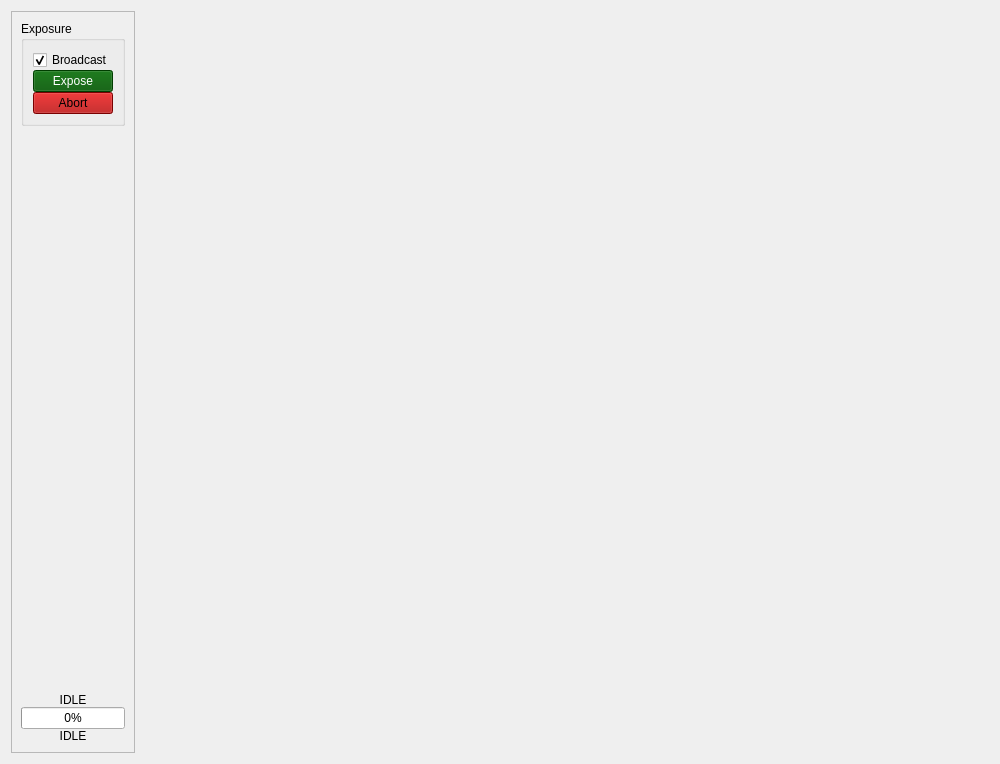
<?xml version="1.0" encoding="UTF-8"?>
<ui version="4.0">
 <class>SpectrographWidget</class>
 <widget class="QWidget" name="SpectrographWidget">
  <property name="geometry">
   <rect>
    <x>0</x>
    <y>0</y>
    <width>1000</width>
    <height>764</height>
   </rect>
  </property>
  <property name="windowTitle">
   <string>Form</string>
  </property>
  <layout class="QHBoxLayout" name="horizontalLayout_2" stretch="0,1,0">
   <item>
    <widget class="QScrollArea" name="scrollArea">
     <property name="sizePolicy">
      <sizepolicy hsizetype="MinimumExpanding" vsizetype="Expanding">
       <horstretch>0</horstretch>
       <verstretch>0</verstretch>
      </sizepolicy>
     </property>
     <property name="horizontalScrollBarPolicy">
      <enum>Qt::ScrollBarAlwaysOff</enum>
     </property>
     <property name="widgetResizable">
      <bool>true</bool>
     </property>
     <widget class="QWidget" name="scrollAreaWidgetContents">
      <property name="geometry">
       <rect>
        <x>0</x>
        <y>0</y>
        <width>118</width>
        <height>748</height>
       </rect>
      </property>
      <property name="sizePolicy">
       <sizepolicy hsizetype="Preferred" vsizetype="Preferred">
        <horstretch>0</horstretch>
        <verstretch>0</verstretch>
       </sizepolicy>
      </property>
      <layout class="QVBoxLayout" name="verticalLayout">
       <property name="spacing">
        <number>0</number>
       </property>
       <item>
        <widget class="QGroupBox" name="groupExposure">
         <property name="title">
          <string>Exposure</string>
         </property>
         <layout class="QVBoxLayout" name="verticalLayout_3">
          <property name="spacing">
           <number>0</number>
          </property>
          <item>
           <widget class="QCheckBox" name="checkBroadcast">
            <property name="text">
             <string>Broadcast</string>
            </property>
            <property name="checked">
             <bool>true</bool>
            </property>
           </widget>
          </item>
          <item>
           <widget class="QPushButton" name="butExpose">
            <property name="palette">
             <palette>
              <active>
               <colorrole role="WindowText">
                <brush brushstyle="SolidPattern">
                 <color alpha="255">
                  <red>255</red>
                  <green>255</green>
                  <blue>255</blue>
                 </color>
                </brush>
               </colorrole>
               <colorrole role="Button">
                <brush brushstyle="SolidPattern">
                 <color alpha="255">
                  <red>0</red>
                  <green>85</green>
                  <blue>0</blue>
                 </color>
                </brush>
               </colorrole>
               <colorrole role="Light">
                <brush brushstyle="SolidPattern">
                 <color alpha="255">
                  <red>0</red>
                  <green>127</green>
                  <blue>0</blue>
                 </color>
                </brush>
               </colorrole>
               <colorrole role="Midlight">
                <brush brushstyle="SolidPattern">
                 <color alpha="255">
                  <red>0</red>
                  <green>106</green>
                  <blue>0</blue>
                 </color>
                </brush>
               </colorrole>
               <colorrole role="Dark">
                <brush brushstyle="SolidPattern">
                 <color alpha="255">
                  <red>0</red>
                  <green>42</green>
                  <blue>0</blue>
                 </color>
                </brush>
               </colorrole>
               <colorrole role="Mid">
                <brush brushstyle="SolidPattern">
                 <color alpha="255">
                  <red>0</red>
                  <green>56</green>
                  <blue>0</blue>
                 </color>
                </brush>
               </colorrole>
               <colorrole role="Text">
                <brush brushstyle="SolidPattern">
                 <color alpha="255">
                  <red>255</red>
                  <green>255</green>
                  <blue>255</blue>
                 </color>
                </brush>
               </colorrole>
               <colorrole role="BrightText">
                <brush brushstyle="SolidPattern">
                 <color alpha="255">
                  <red>255</red>
                  <green>255</green>
                  <blue>255</blue>
                 </color>
                </brush>
               </colorrole>
               <colorrole role="ButtonText">
                <brush brushstyle="SolidPattern">
                 <color alpha="255">
                  <red>255</red>
                  <green>255</green>
                  <blue>255</blue>
                 </color>
                </brush>
               </colorrole>
               <colorrole role="Base">
                <brush brushstyle="SolidPattern">
                 <color alpha="255">
                  <red>0</red>
                  <green>0</green>
                  <blue>0</blue>
                 </color>
                </brush>
               </colorrole>
               <colorrole role="Window">
                <brush brushstyle="SolidPattern">
                 <color alpha="255">
                  <red>0</red>
                  <green>85</green>
                  <blue>0</blue>
                 </color>
                </brush>
               </colorrole>
               <colorrole role="Shadow">
                <brush brushstyle="SolidPattern">
                 <color alpha="255">
                  <red>0</red>
                  <green>0</green>
                  <blue>0</blue>
                 </color>
                </brush>
               </colorrole>
               <colorrole role="AlternateBase">
                <brush brushstyle="SolidPattern">
                 <color alpha="255">
                  <red>0</red>
                  <green>42</green>
                  <blue>0</blue>
                 </color>
                </brush>
               </colorrole>
               <colorrole role="ToolTipBase">
                <brush brushstyle="SolidPattern">
                 <color alpha="255">
                  <red>255</red>
                  <green>255</green>
                  <blue>220</blue>
                 </color>
                </brush>
               </colorrole>
               <colorrole role="ToolTipText">
                <brush brushstyle="SolidPattern">
                 <color alpha="255">
                  <red>0</red>
                  <green>0</green>
                  <blue>0</blue>
                 </color>
                </brush>
               </colorrole>
               <colorrole role="PlaceholderText">
                <brush brushstyle="NoBrush">
                 <color alpha="128">
                  <red>255</red>
                  <green>255</green>
                  <blue>255</blue>
                 </color>
                </brush>
               </colorrole>
              </active>
              <inactive>
               <colorrole role="WindowText">
                <brush brushstyle="SolidPattern">
                 <color alpha="255">
                  <red>255</red>
                  <green>255</green>
                  <blue>255</blue>
                 </color>
                </brush>
               </colorrole>
               <colorrole role="Button">
                <brush brushstyle="SolidPattern">
                 <color alpha="255">
                  <red>0</red>
                  <green>85</green>
                  <blue>0</blue>
                 </color>
                </brush>
               </colorrole>
               <colorrole role="Light">
                <brush brushstyle="SolidPattern">
                 <color alpha="255">
                  <red>0</red>
                  <green>127</green>
                  <blue>0</blue>
                 </color>
                </brush>
               </colorrole>
               <colorrole role="Midlight">
                <brush brushstyle="SolidPattern">
                 <color alpha="255">
                  <red>0</red>
                  <green>106</green>
                  <blue>0</blue>
                 </color>
                </brush>
               </colorrole>
               <colorrole role="Dark">
                <brush brushstyle="SolidPattern">
                 <color alpha="255">
                  <red>0</red>
                  <green>42</green>
                  <blue>0</blue>
                 </color>
                </brush>
               </colorrole>
               <colorrole role="Mid">
                <brush brushstyle="SolidPattern">
                 <color alpha="255">
                  <red>0</red>
                  <green>56</green>
                  <blue>0</blue>
                 </color>
                </brush>
               </colorrole>
               <colorrole role="Text">
                <brush brushstyle="SolidPattern">
                 <color alpha="255">
                  <red>255</red>
                  <green>255</green>
                  <blue>255</blue>
                 </color>
                </brush>
               </colorrole>
               <colorrole role="BrightText">
                <brush brushstyle="SolidPattern">
                 <color alpha="255">
                  <red>255</red>
                  <green>255</green>
                  <blue>255</blue>
                 </color>
                </brush>
               </colorrole>
               <colorrole role="ButtonText">
                <brush brushstyle="SolidPattern">
                 <color alpha="255">
                  <red>255</red>
                  <green>255</green>
                  <blue>255</blue>
                 </color>
                </brush>
               </colorrole>
               <colorrole role="Base">
                <brush brushstyle="SolidPattern">
                 <color alpha="255">
                  <red>0</red>
                  <green>0</green>
                  <blue>0</blue>
                 </color>
                </brush>
               </colorrole>
               <colorrole role="Window">
                <brush brushstyle="SolidPattern">
                 <color alpha="255">
                  <red>0</red>
                  <green>85</green>
                  <blue>0</blue>
                 </color>
                </brush>
               </colorrole>
               <colorrole role="Shadow">
                <brush brushstyle="SolidPattern">
                 <color alpha="255">
                  <red>0</red>
                  <green>0</green>
                  <blue>0</blue>
                 </color>
                </brush>
               </colorrole>
               <colorrole role="AlternateBase">
                <brush brushstyle="SolidPattern">
                 <color alpha="255">
                  <red>0</red>
                  <green>42</green>
                  <blue>0</blue>
                 </color>
                </brush>
               </colorrole>
               <colorrole role="ToolTipBase">
                <brush brushstyle="SolidPattern">
                 <color alpha="255">
                  <red>255</red>
                  <green>255</green>
                  <blue>220</blue>
                 </color>
                </brush>
               </colorrole>
               <colorrole role="ToolTipText">
                <brush brushstyle="SolidPattern">
                 <color alpha="255">
                  <red>0</red>
                  <green>0</green>
                  <blue>0</blue>
                 </color>
                </brush>
               </colorrole>
               <colorrole role="PlaceholderText">
                <brush brushstyle="NoBrush">
                 <color alpha="128">
                  <red>255</red>
                  <green>255</green>
                  <blue>255</blue>
                 </color>
                </brush>
               </colorrole>
              </inactive>
              <disabled>
               <colorrole role="WindowText">
                <brush brushstyle="SolidPattern">
                 <color alpha="255">
                  <red>0</red>
                  <green>42</green>
                  <blue>0</blue>
                 </color>
                </brush>
               </colorrole>
               <colorrole role="Button">
                <brush brushstyle="SolidPattern">
                 <color alpha="255">
                  <red>0</red>
                  <green>85</green>
                  <blue>0</blue>
                 </color>
                </brush>
               </colorrole>
               <colorrole role="Light">
                <brush brushstyle="SolidPattern">
                 <color alpha="255">
                  <red>0</red>
                  <green>127</green>
                  <blue>0</blue>
                 </color>
                </brush>
               </colorrole>
               <colorrole role="Midlight">
                <brush brushstyle="SolidPattern">
                 <color alpha="255">
                  <red>0</red>
                  <green>106</green>
                  <blue>0</blue>
                 </color>
                </brush>
               </colorrole>
               <colorrole role="Dark">
                <brush brushstyle="SolidPattern">
                 <color alpha="255">
                  <red>0</red>
                  <green>42</green>
                  <blue>0</blue>
                 </color>
                </brush>
               </colorrole>
               <colorrole role="Mid">
                <brush brushstyle="SolidPattern">
                 <color alpha="255">
                  <red>0</red>
                  <green>56</green>
                  <blue>0</blue>
                 </color>
                </brush>
               </colorrole>
               <colorrole role="Text">
                <brush brushstyle="SolidPattern">
                 <color alpha="255">
                  <red>0</red>
                  <green>42</green>
                  <blue>0</blue>
                 </color>
                </brush>
               </colorrole>
               <colorrole role="BrightText">
                <brush brushstyle="SolidPattern">
                 <color alpha="255">
                  <red>255</red>
                  <green>255</green>
                  <blue>255</blue>
                 </color>
                </brush>
               </colorrole>
               <colorrole role="ButtonText">
                <brush brushstyle="SolidPattern">
                 <color alpha="255">
                  <red>0</red>
                  <green>42</green>
                  <blue>0</blue>
                 </color>
                </brush>
               </colorrole>
               <colorrole role="Base">
                <brush brushstyle="SolidPattern">
                 <color alpha="255">
                  <red>0</red>
                  <green>85</green>
                  <blue>0</blue>
                 </color>
                </brush>
               </colorrole>
               <colorrole role="Window">
                <brush brushstyle="SolidPattern">
                 <color alpha="255">
                  <red>0</red>
                  <green>85</green>
                  <blue>0</blue>
                 </color>
                </brush>
               </colorrole>
               <colorrole role="Shadow">
                <brush brushstyle="SolidPattern">
                 <color alpha="255">
                  <red>0</red>
                  <green>0</green>
                  <blue>0</blue>
                 </color>
                </brush>
               </colorrole>
               <colorrole role="AlternateBase">
                <brush brushstyle="SolidPattern">
                 <color alpha="255">
                  <red>0</red>
                  <green>85</green>
                  <blue>0</blue>
                 </color>
                </brush>
               </colorrole>
               <colorrole role="ToolTipBase">
                <brush brushstyle="SolidPattern">
                 <color alpha="255">
                  <red>255</red>
                  <green>255</green>
                  <blue>220</blue>
                 </color>
                </brush>
               </colorrole>
               <colorrole role="ToolTipText">
                <brush brushstyle="SolidPattern">
                 <color alpha="255">
                  <red>0</red>
                  <green>0</green>
                  <blue>0</blue>
                 </color>
                </brush>
               </colorrole>
               <colorrole role="PlaceholderText">
                <brush brushstyle="NoBrush">
                 <color alpha="128">
                  <red>255</red>
                  <green>255</green>
                  <blue>255</blue>
                 </color>
                </brush>
               </colorrole>
              </disabled>
             </palette>
            </property>
            <property name="text">
             <string>Expose</string>
            </property>
           </widget>
          </item>
          <item>
           <widget class="QPushButton" name="butAbort">
            <property name="palette">
             <palette>
              <active>
               <colorrole role="WindowText">
                <brush brushstyle="SolidPattern">
                 <color alpha="255">
                  <red>0</red>
                  <green>0</green>
                  <blue>0</blue>
                 </color>
                </brush>
               </colorrole>
               <colorrole role="Button">
                <brush brushstyle="SolidPattern">
                 <color alpha="255">
                  <red>170</red>
                  <green>0</green>
                  <blue>0</blue>
                 </color>
                </brush>
               </colorrole>
               <colorrole role="Light">
                <brush brushstyle="SolidPattern">
                 <color alpha="255">
                  <red>255</red>
                  <green>0</green>
                  <blue>0</blue>
                 </color>
                </brush>
               </colorrole>
               <colorrole role="Midlight">
                <brush brushstyle="SolidPattern">
                 <color alpha="255">
                  <red>212</red>
                  <green>0</green>
                  <blue>0</blue>
                 </color>
                </brush>
               </colorrole>
               <colorrole role="Dark">
                <brush brushstyle="SolidPattern">
                 <color alpha="255">
                  <red>85</red>
                  <green>0</green>
                  <blue>0</blue>
                 </color>
                </brush>
               </colorrole>
               <colorrole role="Mid">
                <brush brushstyle="SolidPattern">
                 <color alpha="255">
                  <red>113</red>
                  <green>0</green>
                  <blue>0</blue>
                 </color>
                </brush>
               </colorrole>
               <colorrole role="Text">
                <brush brushstyle="SolidPattern">
                 <color alpha="255">
                  <red>0</red>
                  <green>0</green>
                  <blue>0</blue>
                 </color>
                </brush>
               </colorrole>
               <colorrole role="BrightText">
                <brush brushstyle="SolidPattern">
                 <color alpha="255">
                  <red>255</red>
                  <green>255</green>
                  <blue>255</blue>
                 </color>
                </brush>
               </colorrole>
               <colorrole role="ButtonText">
                <brush brushstyle="SolidPattern">
                 <color alpha="255">
                  <red>0</red>
                  <green>0</green>
                  <blue>0</blue>
                 </color>
                </brush>
               </colorrole>
               <colorrole role="Base">
                <brush brushstyle="SolidPattern">
                 <color alpha="255">
                  <red>255</red>
                  <green>255</green>
                  <blue>255</blue>
                 </color>
                </brush>
               </colorrole>
               <colorrole role="Window">
                <brush brushstyle="SolidPattern">
                 <color alpha="255">
                  <red>170</red>
                  <green>0</green>
                  <blue>0</blue>
                 </color>
                </brush>
               </colorrole>
               <colorrole role="Shadow">
                <brush brushstyle="SolidPattern">
                 <color alpha="255">
                  <red>0</red>
                  <green>0</green>
                  <blue>0</blue>
                 </color>
                </brush>
               </colorrole>
               <colorrole role="AlternateBase">
                <brush brushstyle="SolidPattern">
                 <color alpha="255">
                  <red>212</red>
                  <green>127</green>
                  <blue>127</blue>
                 </color>
                </brush>
               </colorrole>
               <colorrole role="ToolTipBase">
                <brush brushstyle="SolidPattern">
                 <color alpha="255">
                  <red>255</red>
                  <green>255</green>
                  <blue>220</blue>
                 </color>
                </brush>
               </colorrole>
               <colorrole role="ToolTipText">
                <brush brushstyle="SolidPattern">
                 <color alpha="255">
                  <red>0</red>
                  <green>0</green>
                  <blue>0</blue>
                 </color>
                </brush>
               </colorrole>
               <colorrole role="PlaceholderText">
                <brush brushstyle="NoBrush">
                 <color alpha="128">
                  <red>0</red>
                  <green>0</green>
                  <blue>0</blue>
                 </color>
                </brush>
               </colorrole>
              </active>
              <inactive>
               <colorrole role="WindowText">
                <brush brushstyle="SolidPattern">
                 <color alpha="255">
                  <red>0</red>
                  <green>0</green>
                  <blue>0</blue>
                 </color>
                </brush>
               </colorrole>
               <colorrole role="Button">
                <brush brushstyle="SolidPattern">
                 <color alpha="255">
                  <red>170</red>
                  <green>0</green>
                  <blue>0</blue>
                 </color>
                </brush>
               </colorrole>
               <colorrole role="Light">
                <brush brushstyle="SolidPattern">
                 <color alpha="255">
                  <red>255</red>
                  <green>0</green>
                  <blue>0</blue>
                 </color>
                </brush>
               </colorrole>
               <colorrole role="Midlight">
                <brush brushstyle="SolidPattern">
                 <color alpha="255">
                  <red>212</red>
                  <green>0</green>
                  <blue>0</blue>
                 </color>
                </brush>
               </colorrole>
               <colorrole role="Dark">
                <brush brushstyle="SolidPattern">
                 <color alpha="255">
                  <red>85</red>
                  <green>0</green>
                  <blue>0</blue>
                 </color>
                </brush>
               </colorrole>
               <colorrole role="Mid">
                <brush brushstyle="SolidPattern">
                 <color alpha="255">
                  <red>113</red>
                  <green>0</green>
                  <blue>0</blue>
                 </color>
                </brush>
               </colorrole>
               <colorrole role="Text">
                <brush brushstyle="SolidPattern">
                 <color alpha="255">
                  <red>0</red>
                  <green>0</green>
                  <blue>0</blue>
                 </color>
                </brush>
               </colorrole>
               <colorrole role="BrightText">
                <brush brushstyle="SolidPattern">
                 <color alpha="255">
                  <red>255</red>
                  <green>255</green>
                  <blue>255</blue>
                 </color>
                </brush>
               </colorrole>
               <colorrole role="ButtonText">
                <brush brushstyle="SolidPattern">
                 <color alpha="255">
                  <red>0</red>
                  <green>0</green>
                  <blue>0</blue>
                 </color>
                </brush>
               </colorrole>
               <colorrole role="Base">
                <brush brushstyle="SolidPattern">
                 <color alpha="255">
                  <red>255</red>
                  <green>255</green>
                  <blue>255</blue>
                 </color>
                </brush>
               </colorrole>
               <colorrole role="Window">
                <brush brushstyle="SolidPattern">
                 <color alpha="255">
                  <red>170</red>
                  <green>0</green>
                  <blue>0</blue>
                 </color>
                </brush>
               </colorrole>
               <colorrole role="Shadow">
                <brush brushstyle="SolidPattern">
                 <color alpha="255">
                  <red>0</red>
                  <green>0</green>
                  <blue>0</blue>
                 </color>
                </brush>
               </colorrole>
               <colorrole role="AlternateBase">
                <brush brushstyle="SolidPattern">
                 <color alpha="255">
                  <red>212</red>
                  <green>127</green>
                  <blue>127</blue>
                 </color>
                </brush>
               </colorrole>
               <colorrole role="ToolTipBase">
                <brush brushstyle="SolidPattern">
                 <color alpha="255">
                  <red>255</red>
                  <green>255</green>
                  <blue>220</blue>
                 </color>
                </brush>
               </colorrole>
               <colorrole role="ToolTipText">
                <brush brushstyle="SolidPattern">
                 <color alpha="255">
                  <red>0</red>
                  <green>0</green>
                  <blue>0</blue>
                 </color>
                </brush>
               </colorrole>
               <colorrole role="PlaceholderText">
                <brush brushstyle="NoBrush">
                 <color alpha="128">
                  <red>0</red>
                  <green>0</green>
                  <blue>0</blue>
                 </color>
                </brush>
               </colorrole>
              </inactive>
              <disabled>
               <colorrole role="WindowText">
                <brush brushstyle="SolidPattern">
                 <color alpha="255">
                  <red>85</red>
                  <green>0</green>
                  <blue>0</blue>
                 </color>
                </brush>
               </colorrole>
               <colorrole role="Button">
                <brush brushstyle="SolidPattern">
                 <color alpha="255">
                  <red>170</red>
                  <green>0</green>
                  <blue>0</blue>
                 </color>
                </brush>
               </colorrole>
               <colorrole role="Light">
                <brush brushstyle="SolidPattern">
                 <color alpha="255">
                  <red>255</red>
                  <green>0</green>
                  <blue>0</blue>
                 </color>
                </brush>
               </colorrole>
               <colorrole role="Midlight">
                <brush brushstyle="SolidPattern">
                 <color alpha="255">
                  <red>212</red>
                  <green>0</green>
                  <blue>0</blue>
                 </color>
                </brush>
               </colorrole>
               <colorrole role="Dark">
                <brush brushstyle="SolidPattern">
                 <color alpha="255">
                  <red>85</red>
                  <green>0</green>
                  <blue>0</blue>
                 </color>
                </brush>
               </colorrole>
               <colorrole role="Mid">
                <brush brushstyle="SolidPattern">
                 <color alpha="255">
                  <red>113</red>
                  <green>0</green>
                  <blue>0</blue>
                 </color>
                </brush>
               </colorrole>
               <colorrole role="Text">
                <brush brushstyle="SolidPattern">
                 <color alpha="255">
                  <red>85</red>
                  <green>0</green>
                  <blue>0</blue>
                 </color>
                </brush>
               </colorrole>
               <colorrole role="BrightText">
                <brush brushstyle="SolidPattern">
                 <color alpha="255">
                  <red>255</red>
                  <green>255</green>
                  <blue>255</blue>
                 </color>
                </brush>
               </colorrole>
               <colorrole role="ButtonText">
                <brush brushstyle="SolidPattern">
                 <color alpha="255">
                  <red>85</red>
                  <green>0</green>
                  <blue>0</blue>
                 </color>
                </brush>
               </colorrole>
               <colorrole role="Base">
                <brush brushstyle="SolidPattern">
                 <color alpha="255">
                  <red>170</red>
                  <green>0</green>
                  <blue>0</blue>
                 </color>
                </brush>
               </colorrole>
               <colorrole role="Window">
                <brush brushstyle="SolidPattern">
                 <color alpha="255">
                  <red>170</red>
                  <green>0</green>
                  <blue>0</blue>
                 </color>
                </brush>
               </colorrole>
               <colorrole role="Shadow">
                <brush brushstyle="SolidPattern">
                 <color alpha="255">
                  <red>0</red>
                  <green>0</green>
                  <blue>0</blue>
                 </color>
                </brush>
               </colorrole>
               <colorrole role="AlternateBase">
                <brush brushstyle="SolidPattern">
                 <color alpha="255">
                  <red>170</red>
                  <green>0</green>
                  <blue>0</blue>
                 </color>
                </brush>
               </colorrole>
               <colorrole role="ToolTipBase">
                <brush brushstyle="SolidPattern">
                 <color alpha="255">
                  <red>255</red>
                  <green>255</green>
                  <blue>220</blue>
                 </color>
                </brush>
               </colorrole>
               <colorrole role="ToolTipText">
                <brush brushstyle="SolidPattern">
                 <color alpha="255">
                  <red>0</red>
                  <green>0</green>
                  <blue>0</blue>
                 </color>
                </brush>
               </colorrole>
               <colorrole role="PlaceholderText">
                <brush brushstyle="NoBrush">
                 <color alpha="128">
                  <red>0</red>
                  <green>0</green>
                  <blue>0</blue>
                 </color>
                </brush>
               </colorrole>
              </disabled>
             </palette>
            </property>
            <property name="text">
             <string>Abort</string>
            </property>
           </widget>
          </item>
         </layout>
        </widget>
       </item>
       <item>
        <spacer name="verticalSpacer">
         <property name="orientation">
          <enum>Qt::Vertical</enum>
         </property>
         <property name="sizeHint" stdset="0">
          <size>
           <width>20</width>
           <height>26</height>
          </size>
         </property>
        </spacer>
       </item>
       <item>
        <widget class="QLabel" name="labelStatus">
         <property name="text">
          <string>IDLE</string>
         </property>
         <property name="alignment">
          <set>Qt::AlignCenter</set>
         </property>
        </widget>
       </item>
       <item>
        <widget class="QProgressBar" name="progressExposure">
         <property name="value">
          <number>0</number>
         </property>
         <property name="textVisible">
          <bool>true</bool>
         </property>
         <property name="invertedAppearance">
          <bool>false</bool>
         </property>
        </widget>
       </item>
       <item>
        <widget class="QLabel" name="labelExposuresLeft">
         <property name="text">
          <string>IDLE</string>
         </property>
         <property name="alignment">
          <set>Qt::AlignCenter</set>
         </property>
        </widget>
       </item>
      </layout>
     </widget>
    </widget>
   </item>
   <item>
    <widget class="QWidget" name="framePlot" native="true">
     <layout class="QVBoxLayout" name="verticalLayout_2">
      <property name="spacing">
       <number>0</number>
      </property>
      <property name="topMargin">
       <number>0</number>
      </property>
      <property name="rightMargin">
       <number>0</number>
      </property>
      <property name="bottomMargin">
       <number>0</number>
      </property>
     </layout>
    </widget>
   </item>
   <item>
    <widget class="QWidget" name="widgetSidebar" native="true"/>
   </item>
  </layout>
 </widget>
 <tabstops>
  <tabstop>scrollArea</tabstop>
  <tabstop>checkBroadcast</tabstop>
  <tabstop>butExpose</tabstop>
  <tabstop>butAbort</tabstop>
 </tabstops>
 <resources>
  <include location="resources.qrc"/>
 </resources>
 <connections/>
</ui>
